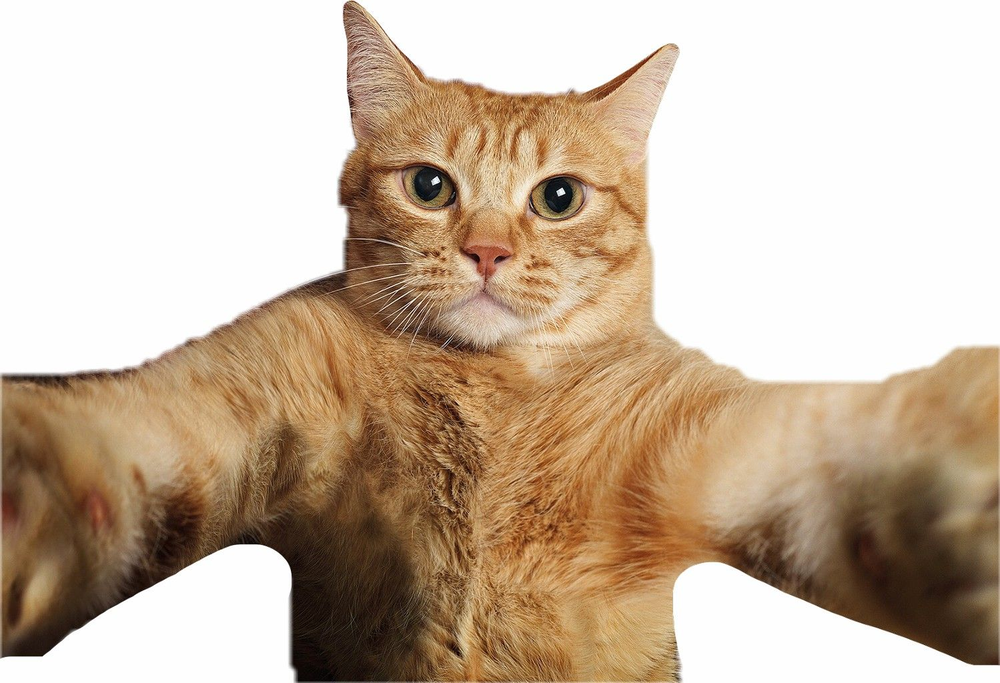
#> input picture Task 8/pic.png, 1000 x 683 px, shrunk from 1499 x 1024 before the run
$ python task_b.py
#> lines starting #> are read from the running program, lines starting #| are printed output that depends on the picture; after the words box and inside, x2 and y2 are one past the last pixel; in counts of white or black regions, pixels touching at a corner belong together
#> further down, img is the input picture: PIL image 1000x683 RGBA; mean R, G, B, A 199.8, 180.6, 160.7, 255
import numpy as np
from PIL import Image
import os


def adjust_brightness(image, factor=1.2):
#> called with factor = 1.3
    img_array = np.array(image, dtype=np.float32)
    result = np.clip(img_array * factor, 0, 255).astype(np.uint8)
    return Image.fromarray(result)


def adjust_contrast(image, factor=1.5):
#> called with factor = 1.5
    img_array = np.array(image, dtype=np.float32)
    result = np.clip((img_array - 128) * factor + 128, 0, 255).astype(np.uint8)
    return Image.fromarray(result)


def rgb_to_hsv(img_array):
    img = img_array / 255.0
#> img: shape (683, 1000, 4) float32
    r, g, b = img[:,:,0], img[:,:,1], img[:,:,2]

    max_c = np.maximum(np.maximum(r, g), b)
    min_c = np.minimum(np.minimum(r, g), b)
    diff = max_c - min_c

    h = np.zeros_like(max_c)
    s = np.zeros_like(max_c)
    v = max_c

    mask = diff != 0
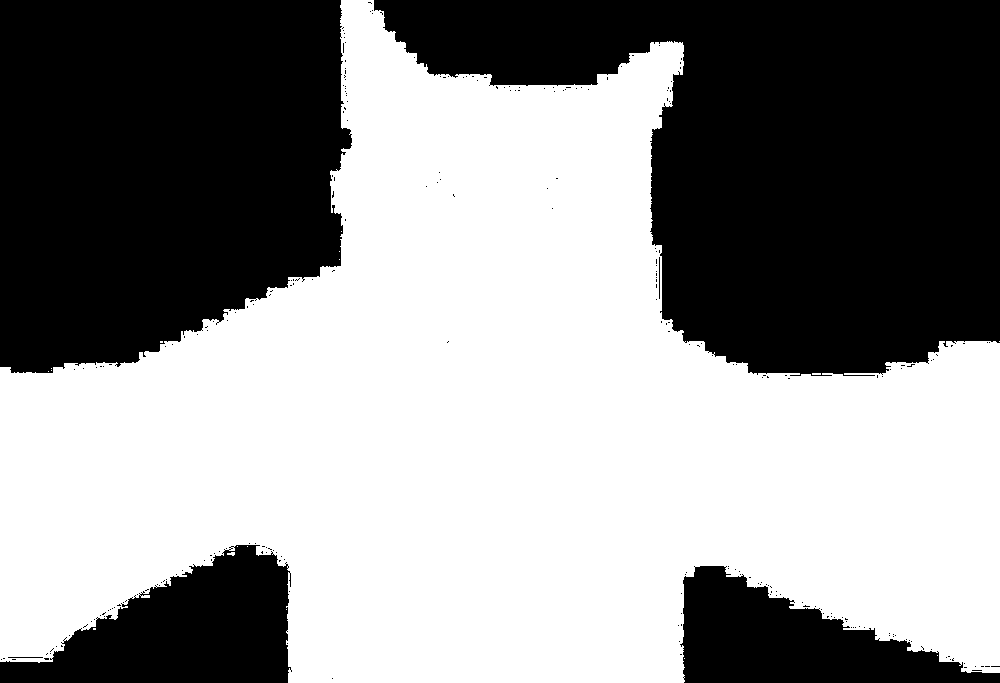
#> mask: shape (683, 1000) bool; 56.4% white; 266 black regions (260 under 20 px), largest, box (x1, y1, x2, y2) and area: (374, 0, 1000, 376) 141220, (0, 0, 352, 373) 112926, (0, 545, 292, 683) 23650, (680, 566, 1000, 683) 19641, (659, 257, 660, 299) 42, (8, 657, 43, 658) 35
    s[mask] = diff[mask] / max_c[mask]

    r_mask = (max_c == r) & mask
#> r_mask: shape (683, 1000) bool; 55.3% white; 54 black regions (48 under 20 px), largest, box (x1, y1, x2, y2) and area: (358, 0, 1000, 380) 143968, (0, 0, 355, 373) 114413, (0, 545, 292, 683) 24462, (675, 564, 1000, 683) 21006, (545, 178, 573, 211) 654, (414, 168, 442, 199) 620
    g_mask = (max_c == g) & mask
#> g_mask: shape (683, 1000) bool; 0.89% white in thin lines or dots
    b_mask = (max_c == b) & mask
#> b_mask: shape (683, 1000) bool; 0.75% white; 283 white regions (219 under 20 px), largest, box (x1, y1, x2, y2) and area: (546, 178, 572, 211) 608, (415, 168, 441, 199) 539, (786, 375, 875, 378) 172

    h[r_mask] = (60 * ((g[r_mask] - b[r_mask]) / diff[r_mask]) + 360) % 360
    h[g_mask] = (60 * ((b[g_mask] - r[g_mask]) / diff[g_mask]) + 120) % 360
    h[b_mask] = (60 * ((r[b_mask] - g[b_mask]) / diff[b_mask]) + 240) % 360

    return np.stack([h, s, v], axis=2)
#> in adjust_hue, `hsv[:,:,0] = (hsv[:,:,0] + hue_shift) % 360`: hsv: shape (683, 1000, 3) float32; mean of channels 0, 1, 2 48.8, 0.3, 0.8


def hsv_to_rgb(hsv_array):
    h, s, v = hsv_array[:,:,0], hsv_array[:,:,1], hsv_array[:,:,2]

    c = v * s
    x = c * (1 - np.abs((h / 60) % 2 - 1))
    m = v - c

    rgb = np.zeros_like(hsv_array)

    masks = [
        (h >= 0) & (h < 60),
        (h >= 60) & (h < 120),
        (h >= 120) & (h < 180),
        (h >= 180) & (h < 240),
        (h >= 240) & (h < 300),
        (h >= 300) & (h <= 360)
    ]

    values = [
        [c, x, 0], [x, c, 0], [0, c, x],
        [0, x, c], [x, 0, c], [c, 0, x]
    ]

    for mask, val in zip(masks, values):
        rgb[mask, 0] = val[0][mask] if isinstance(val[0], np.ndarray) else val[0]
        rgb[mask, 1] = val[1][mask] if isinstance(val[1], np.ndarray) else val[1]
        rgb[mask, 2] = val[2][mask] if isinstance(val[2], np.ndarray) else val[2]
#> this loop made 6 passes

    rgb = (rgb + m[:,:,np.newaxis]) * 255
    return np.clip(rgb, 0, 255).astype(np.uint8)


def adjust_hue(image, hue_shift=30):
    img_array = np.array(image, dtype=np.float32)
    hsv = rgb_to_hsv(img_array)
    hsv[:,:,0] = (hsv[:,:,0] + hue_shift) % 360
    return Image.fromarray(hsv_to_rgb(hsv))


def adjust_saturation(image, factor=1.5):
#> called with factor = 1.5
    img_array = np.array(image, dtype=np.float32)
    hsv = rgb_to_hsv(img_array)
    hsv[:,:,1] = np.clip(hsv[:,:,1] * factor, 0, 1)
#> hsv: shape (683, 1000, 3) float32; mean of channels 0, 1, 2 19.3, 0.4, 0.8
    return Image.fromarray(hsv_to_rgb(hsv))
#> the loop in hsv_to_rgb (call 2), `for mask, val in zip(masks, values):` made 6 passes


def adjust_value(image, factor=1.2):
#> called with factor = 1.2
    img_array = np.array(image, dtype=np.float32)
    hsv = rgb_to_hsv(img_array)
    hsv[:,:,2] = np.clip(hsv[:,:,2] * factor, 0, 1)
#> hsv: shape (683, 1000, 3) float32; mean of channels 0, 1, 2 19.3, 0.3, 0.8
    return Image.fromarray(hsv_to_rgb(hsv))
#> in hsv_to_rgb (call 3), `h, s, v = hsv_array[:,:,0], hsv_array[:,:,1], hsv_array[:,:,2]`:
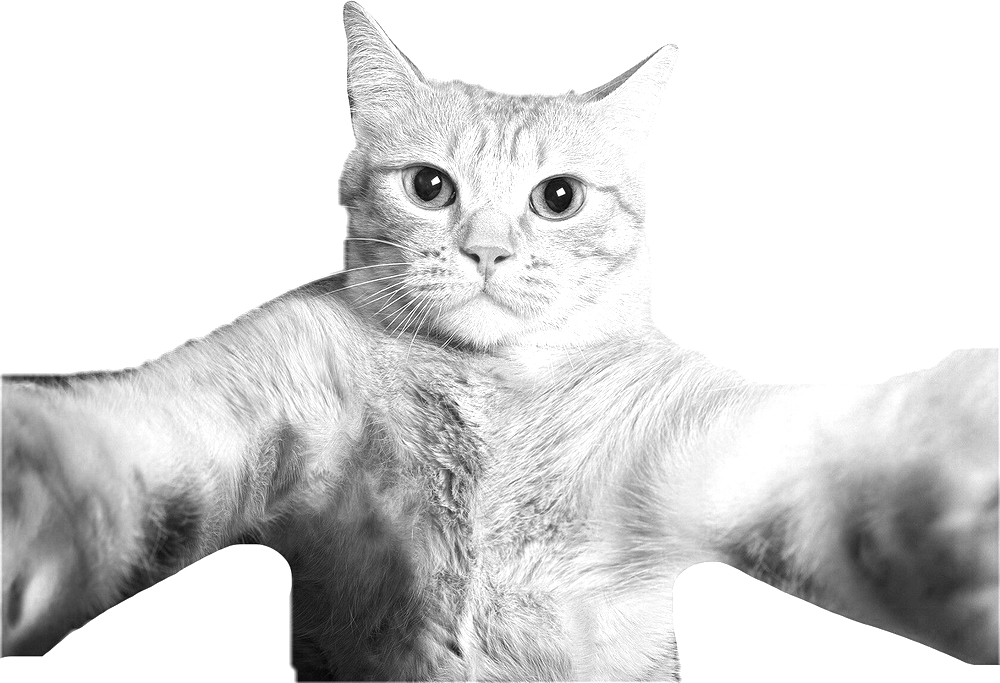
#> v: shape (683, 1000) float32; min 0, max 1, mean 0.849
#> in hsv_to_rgb (call 3), `c = v * s`:
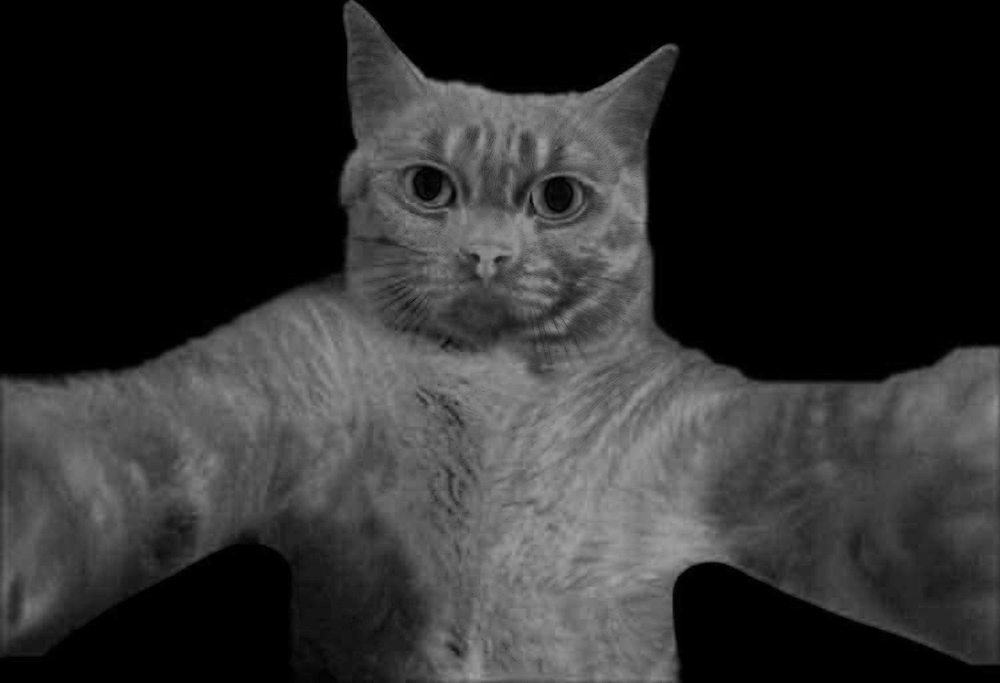
#> c: shape (683, 1000) float32; min 0, max 0.64, mean 0.184
#> in hsv_to_rgb (call 3), `m = v - c`:
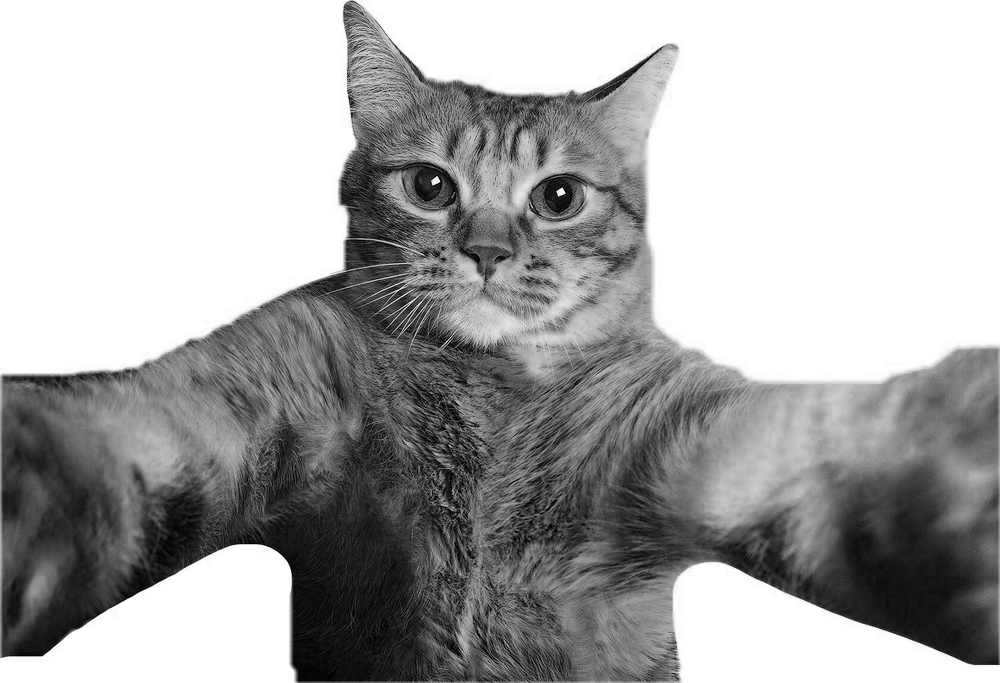
#> m: shape (683, 1000) float32; min 0, max 1, mean 0.665
#> the loop in hsv_to_rgb (call 3), `for mask, val in zip(masks, values):` made 6 passes
#> after the loop in hsv_to_rgb (call 3), `for mask, val in zip(masks, values):`:
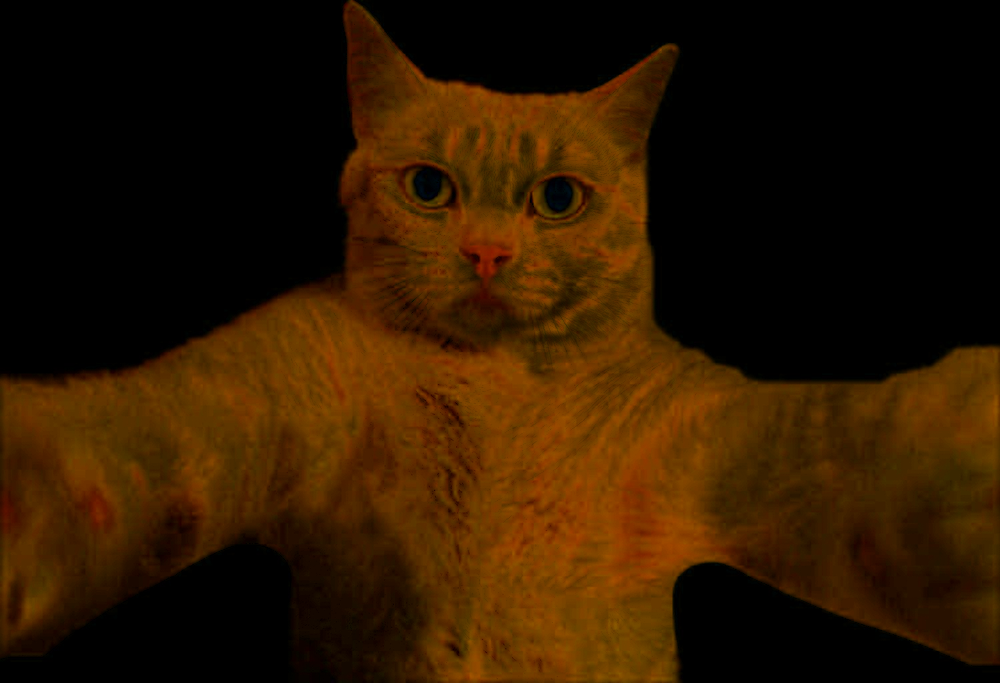
#> rgb: shape (683, 1000, 3) float32; mean of channels 0, 1, 2 0.184, 0.0933, 0.000141; drawn as R, G, B


def apply_curves(image, gamma=1.5):
#> called with gamma = 0.7
    img_array = np.array(image, dtype=np.float32) / 255.0
    result = np.power(img_array, gamma) * 255
    return Image.fromarray(np.clip(result, 0, 255).astype(np.uint8))
#> returned value: PIL image 1000x683 RGBA


def apply_sepia(image):
    if image.mode == 'RGBA':
        image = image.convert('RGB')
    img_array = np.array(image, dtype=np.float32)

    sepia_filter = np.array([
        [0.393, 0.769, 0.189],
        [0.349, 0.686, 0.168],
        [0.272, 0.534, 0.131]
    ])

    result = img_array @ sepia_filter.T
    return Image.fromarray(np.clip(result, 0, 255).astype(np.uint8))


def apply_negative(image):
    img_array = np.array(image)
    if img_array.shape[-1] == 4:  # RGBA
        img_array[:,:,:3] = 255 - img_array[:,:,:3]
    else:
        img_array = 255 - img_array
    return Image.fromarray(img_array)


def apply_cool_filter(image):
    img_array = np.array(image, dtype=np.float32)
    img_array[:,:,0] *= 0.8
    img_array[:,:,2] *= 1.2
    return Image.fromarray(np.clip(img_array, 0, 255).astype(np.uint8))


def apply_warm_filter(image):
    img_array = np.array(image, dtype=np.float32)
    img_array[:,:,0] *= 1.2
    img_array[:,:,2] *= 0.8
    return Image.fromarray(np.clip(img_array, 0, 255).astype(np.uint8))


if __name__ == "__main__":
    os.mkdir("task2_pics")

    img = Image.open("pic.png")
    base_name = "pic"

    adjust_brightness(img, 1.3).save(f"task2_pics/{base_name}_brightness.png")
    adjust_contrast(img, 1.5).save(f"task2_pics/{base_name}_contrast.png")
    # HSV
    adjust_hue(img, 30).save(f"task2_pics/{base_name}_hue_shift.png") # тон
    adjust_saturation(img, 1.5).save(f"task2_pics/{base_name}_saturation.png") # насыщенность
    adjust_value(img, 1.2).save(f"task2_pics/{base_name}_value.png") # яркость

    apply_curves(img, 0.7).save(f"task2_pics/{base_name}_curves_dark.png")
    apply_curves(img, 1.5).save(f"task2_pics/{base_name}_curves_light.png")
#> call 2 of apply_curves, with gamma = 1.5
#> in apply_curves (call 2), `result = np.power(img_array, gamma) * 255`:
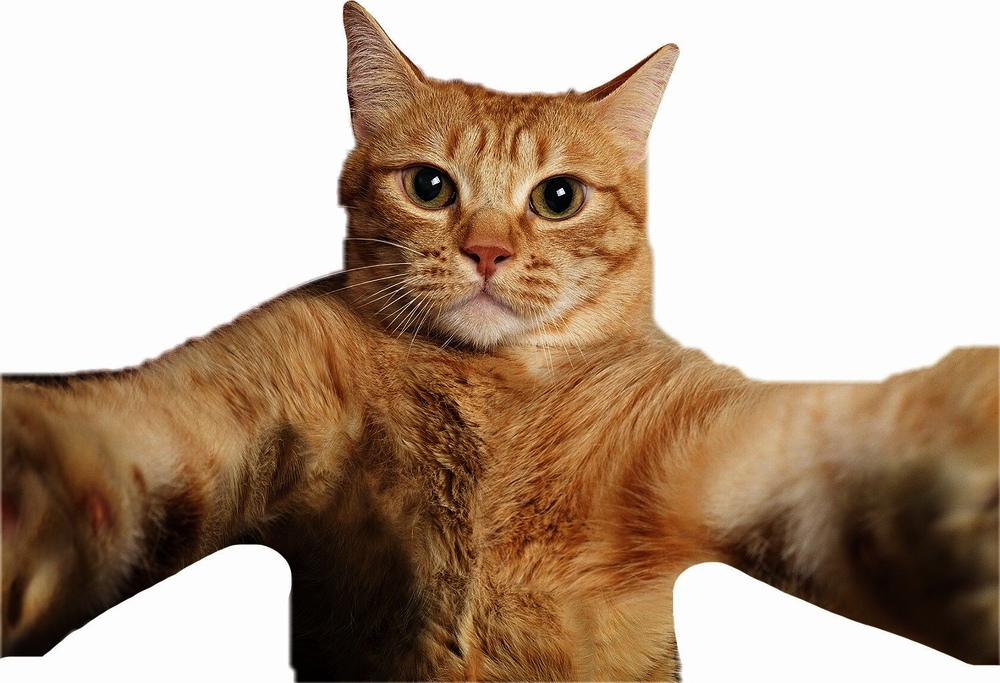
#> result: shape (683, 1000, 4) float32; mean R, G, B, A 184.4, 163.1, 143.9, 255.9
    apply_sepia(img).save(f"task2_pics/{base_name}_sepia.png")
    apply_negative(img).save(f"task2_pics/{base_name}_negative.png")
    apply_cool_filter(img).save(f"task2_pics/{base_name}_cool.png")
    apply_warm_filter(img).save(f"task2_pics/{base_name}_warm.png")
